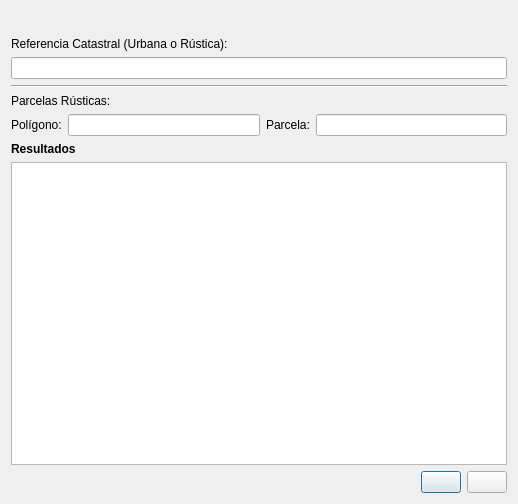
<?xml version="1.0" encoding="UTF-8"?>
<ui version="4.0">
 <class>SigCaceresDialogBase</class>
 <widget class="QDialog" name="SigCaceresDialogBase">
  <property name="geometry">
   <rect>
    <x>0</x>
    <y>0</y>
    <width>518</width>
    <height>504</height>
   </rect>
  </property>
  <property name="windowTitle">
   <string>Búsqueda Catastro</string>
  </property>
  <layout class="QVBoxLayout" name="verticalLayout">
   <item>
    <layout class="QHBoxLayout" name="horizontalLayout">
     <item>
      <widget class="QLabel" name="label_iconsig">
       <property name="maximumSize">
        <size>
         <width>100</width>
         <height>50</height>
        </size>
       </property>
       <property name="text">
        <string/>
       </property>
       <property name="pixmap">
        <pixmap>../../iconos/logo-sig.png</pixmap>
       </property>
       <property name="scaledContents">
        <bool>true</bool>
       </property>
      </widget>
     </item>
     <item>
      <spacer name="horizontalSpacer">
       <property name="orientation">
        <enum>Qt::Horizontal</enum>
       </property>
       <property name="sizeHint" stdset="0">
        <size>
         <width>40</width>
         <height>20</height>
        </size>
       </property>
      </spacer>
     </item>
     <item>
      <widget class="QLabel" name="label_iconayto">
       <property name="maximumSize">
        <size>
         <width>130</width>
         <height>50</height>
        </size>
       </property>
       <property name="text">
        <string/>
       </property>
       <property name="pixmap">
        <pixmap>../../iconos/logo-ayto.png</pixmap>
       </property>
       <property name="scaledContents">
        <bool>true</bool>
       </property>
      </widget>
     </item>
    </layout>
   </item>
   <item>
    <widget class="QLabel" name="label">
     <property name="text">
      <string>Referencia Catastral (Urbana o Rústica):</string>
     </property>
    </widget>
   </item>
   <item>
    <widget class="QLineEdit" name="lineEdit_refcat"/>
   </item>
   <item>
    <widget class="Line" name="line">
     <property name="orientation">
      <enum>Qt::Horizontal</enum>
     </property>
    </widget>
   </item>
   <item>
    <widget class="QLabel" name="label_5">
     <property name="text">
      <string>Parcelas Rústicas:</string>
     </property>
    </widget>
   </item>
   <item>
    <layout class="QHBoxLayout" name="horizontalLayout_2">
     <item>
      <widget class="QLabel" name="label_3">
       <property name="text">
        <string>Polígono:</string>
       </property>
      </widget>
     </item>
     <item>
      <widget class="QLineEdit" name="lineEdit_poligono">
       <property name="toolTip">
        <string>Nombre carretera</string>
       </property>
      </widget>
     </item>
     <item>
      <widget class="QLabel" name="label_2">
       <property name="text">
        <string>Parcela:</string>
       </property>
      </widget>
     </item>
     <item>
      <widget class="QLineEdit" name="lineEdit_parcela">
       <property name="toolTip">
        <string>Código vía</string>
       </property>
      </widget>
     </item>
    </layout>
   </item>
   <item>
    <layout class="QVBoxLayout" name="verticalLayout_2">
     <item>
      <widget class="QLabel" name="label_4">
       <property name="font">
        <font>
         <weight>75</weight>
         <bold>true</bold>
        </font>
       </property>
       <property name="text">
        <string>Resultados</string>
       </property>
      </widget>
     </item>
     <item>
      <widget class="QTableWidget" name="tableWidget"/>
     </item>
    </layout>
   </item>
   <item>
    <layout class="QHBoxLayout" name="horizontalLayout_4">
     <property name="topMargin">
      <number>0</number>
     </property>
    </layout>
   </item>
   <item>
    <layout class="QHBoxLayout" name="horizontalLayout_5">
     <property name="topMargin">
      <number>0</number>
     </property>
     <item>
      <spacer name="horizontalSpacer_2">
       <property name="orientation">
        <enum>Qt::Horizontal</enum>
       </property>
       <property name="sizeHint" stdset="0">
        <size>
         <width>40</width>
         <height>20</height>
        </size>
       </property>
      </spacer>
     </item>
     <item>
      <widget class="QPushButton" name="pushButton_zoom">
       <property name="toolTip">
        <string>Zoom </string>
       </property>
       <property name="text">
        <string/>
       </property>
       <property name="icon">
        <iconset>
         <normaloff>../../iconos/zoom.png</normaloff>../../iconos/zoom.png</iconset>
       </property>
       <property name="iconSize">
        <size>
         <width>30</width>
         <height>30</height>
        </size>
       </property>
      </widget>
     </item>
     <item>
      <widget class="QPushButton" name="pushButton_clean">
       <property name="toolTip">
        <string>Limpiar</string>
       </property>
       <property name="text">
        <string/>
       </property>
       <property name="icon">
        <iconset>
         <normaloff>../../iconos/clean.png</normaloff>../../iconos/clean.png</iconset>
       </property>
       <property name="iconSize">
        <size>
         <width>30</width>
         <height>30</height>
        </size>
       </property>
      </widget>
     </item>
    </layout>
   </item>
  </layout>
 </widget>
 <resources/>
 <connections/>
</ui>
